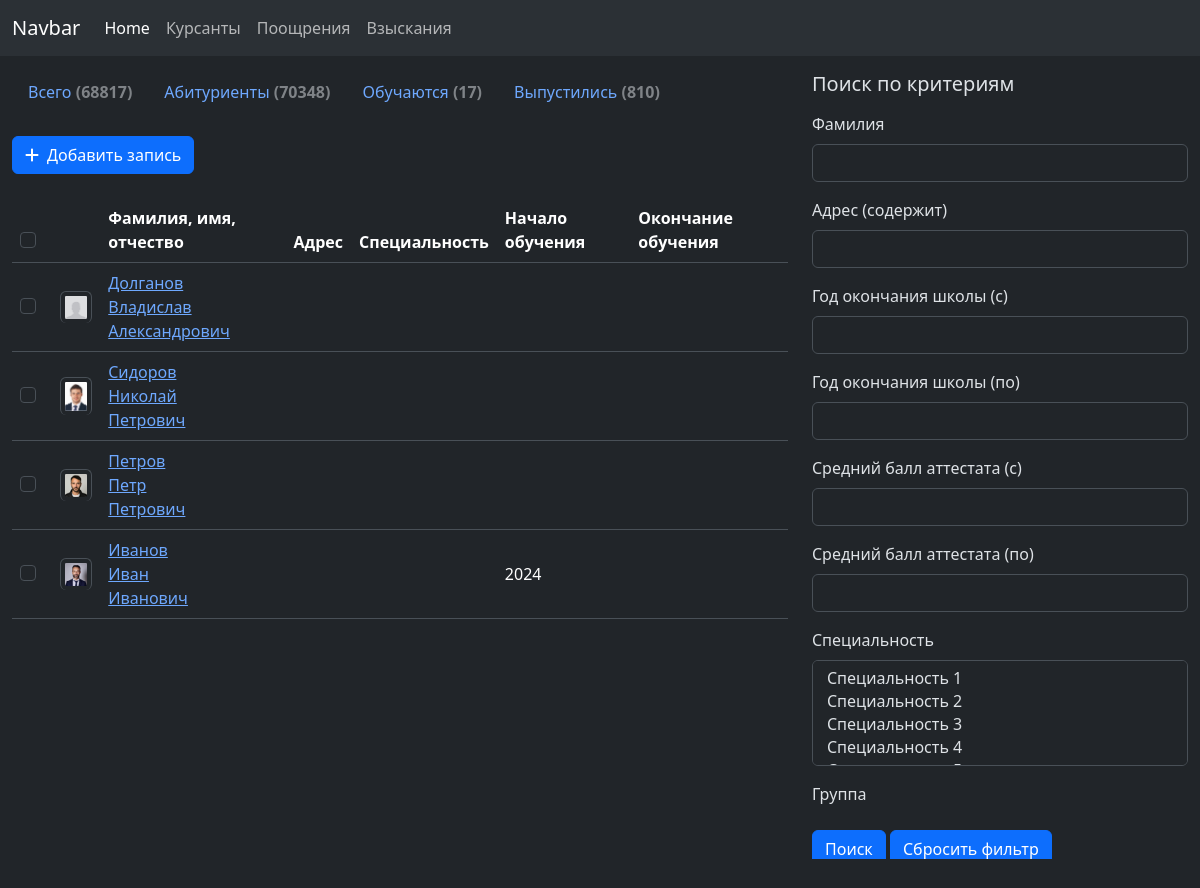
/kis/cadets, run on an earlier commit of the app's database.
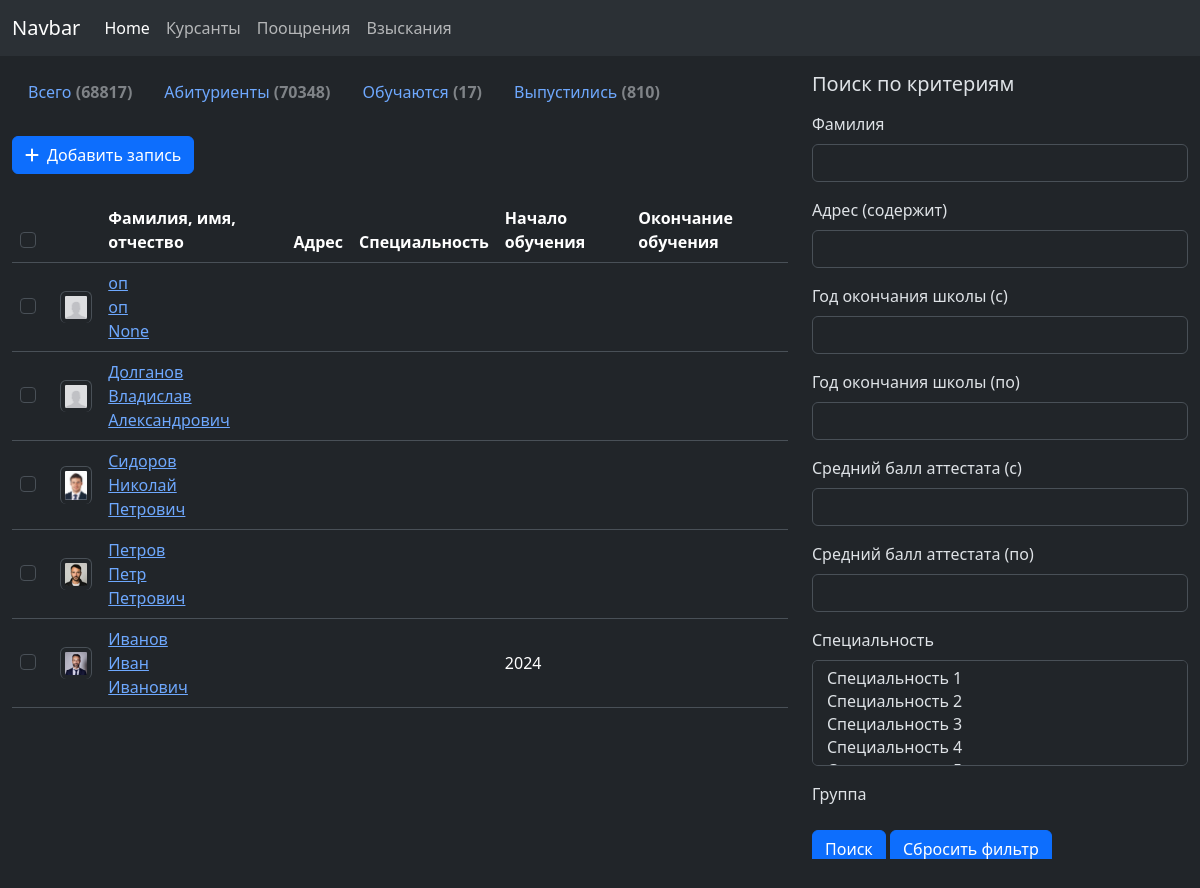
And on a later commit of the database.
### kis/models.py (models this page shows, shortened)
class Cadet(models.Model):
    category = models.ForeignKey(CadetCategory, on_delete=models.SET_NULL, verbose_name="Категория", blank=True,
                                 null=True)
    last_name_rus = models.CharField(max_length=30, verbose_name="Фамилия (рус)", blank=True, null=True)
    first_name_rus = models.CharField(max_length=30, verbose_name="Имя (рус)", blank=True, null=True)
    patronymic_rus = models.CharField(max_length=30, verbose_name="Отчество (рус)", blank=True, null=True)
    last_name_bel = models.CharField(max_length=30, verbose_name="Фамилия (бел)", blank=True, null=True)
    first_name_bel = models.CharField(max_length=30, verbose_name="Имя (бел)", blank=True, null=True)
    patronymic_bel = models.CharField(max_length=30, verbose_name="Отчество (бел)", blank=True, null=True)
    last_name_en = models.CharField(max_length=30, verbose_name="Фамилия (англ)", blank=True, null=True)
    first_name_en = models.CharField(max_length=30, verbose_name="Имя (англ)", blank=True, null=True)
    patronymic_en = models.CharField(max_length=30, verbose_name="Отчество (англ)", blank=True, null=True)
    date_of_birth = models.DateField(verbose_name="Дата рождения", blank=True, null=True)
    place_of_birth = models.TextField(verbose_name="Место рождения", blank=True, null=True)
    photo = models.ImageField(upload_to='media/cadets/', verbose_name="Фото", blank=True, null=True)
    address_residence = models.TextField(verbose_name="Место жительства (проживания)", blank=True, null=True)
    address_registration = models.TextField(verbose_name="Место жительства (регистрация)", blank=True, null=True)
    phone_number = models.CharField(max_length=30, verbose_name="Номер телефона", blank=True, null=True)
    personal_number_mvd = models.CharField(max_length=50, verbose_name="Личный номер", blank=True, null=True)
    marital_status = models.ForeignKey(MaritalStatus, verbose_name="Семейное положение", on_delete=models.SET_NULL,
                                       blank=True, null=True)
    passport_number = models.CharField(max_length=100, verbose_name="Номер паспорта", blank=True, null=True)
    passport_issue_date = models.DateField(verbose_name="Дата выдачи паспорта", blank=True, null=True)
    passport_validity_period = models.DateField(verbose_name="Срок окончания действия паспорта", blank=True, null=True)
    passport_issue_authority = models.ForeignKey(PassportIssueAuthority, verbose_name="Орган выдачи паспорта",
                                                 on_delete=models.SET_NULL, blank=True, null=True)
    identification_number = models.CharField(max_length=100, verbose_name="Идентификационный номер", blank=True,
                                             null=True)
    father_last_name = models.CharField(max_length=30, verbose_name="Отец - фамилия", blank=True, null=True)
    father_first_name = models.CharField(max_length=30, verbose_name="Отец - имя", blank=True, null=True)
    father_patronymic = models.CharField(max_length=30, verbose_name="Отец - отчество", blank=True, null=True)
    father_date_of_birth = models.DateField(verbose_name="Отец - дата рождения", blank=True, null=True)
    father_place_of_work = models.TextField(verbose_name="Отец - место работы", blank=True, null=True)
    father_phone_number = models.CharField(max_length=30, verbose_name="Отец - номер телефона", blank=True, null=True)
    mother_last_name = models.CharField(max_length=30, verbose_name="Мать - фамилия", blank=True, null=True)
    mother_first_name = models.CharField(max_length=30, verbose_name="Мать - имя", blank=True, null=True)
    mother_patronymic = models.CharField(max_length=30, verbose_name="Мать - отчество", blank=True, null=True)
    mother_date_of_birth = models.DateField(verbose_name="Мать - дата рождения", blank=True, null=True)
    mother_place_of_work = models.TextField(verbose_name="Мать - место работы", blank=True, null=True)
    mother_phone_number = models.CharField(max_length=30, verbose_name="Мать - номер телефона", blank=True, null=True)
    foreign_language_was = models.ForeignKey(ForeignLanguage, on_delete=models.SET_NULL,
                                             verbose_name="Иностранный язык (изучаемый в школе)",
                                             blank=True, null=True)
    foreign_language_will_be = models.ForeignKey(ForeignLanguage, on_delete=models.SET_NULL,
                                                 verbose_name="Иностранный язык (изучаемый в школе)",
                                                 blank=True, null=True, related_name='foreign_language_will_be')
    subdivision = models.ForeignKey(Subdivision, verbose_name="Подразделение", on_delete=models.SET_NULL, blank=True,
                                    null=True)
    group = models.ForeignKey(Group, verbose_name="Группа", on_delete=models.SET_NULL, blank=True,
                                    null=True)
    academy_start_year = models.IntegerField(verbose_name="Год поступления", blank=True, null=True)
    academy_end_year = models.IntegerField(verbose_name="Год окончания", blank=True, null=True)
    component_organ = models.ForeignKey(ComponentOrgan, on_delete=models.SET_NULL, verbose_name="Комплектующий орган",
                                        blank=True, null=True)
    entrance_category = models.ForeignKey(EntranceCategory, on_delete=models.SET_NULL,
                                          verbose_name="Категория поступающего",
                                          blank=True, null=True)
    arrived_from_go_rovd = models.ForeignKey(GO_ROVD, on_delete=models.SET_NULL,
                                             verbose_name="Прибыл из ГО-РОВД", blank=True, null=True)
    social_status = models.ForeignKey(SocialStatus, on_delete=models.SET_NULL,
                                      verbose_name="Социальный статус", blank=True, null=True)
    region_for_medical_examination = models.ForeignKey(CountryRegion, on_delete=models.SET_NULL,
                                                       verbose_name="Область (для прохождения мед. комиссии)",
                                                       blank=True, null=True)
    military_office = models.ForeignKey(MilitaryOffice, on_delete=models.SET_NULL,
                                        verbose_name="Военкомат", blank=True, null=True)
    extra_data = models.TextField(verbose_name="Дополнительные данные", blank=True, null=True)
    vpk = models.ForeignKey(VPKCategory, on_delete=models.SET_NULL, verbose_name="Военно-патриотический класс",
                            blank=True, null=True)
    vpk_data = models.TextField(verbose_name="Данные о ВПК", blank=True, null=True)
    aims_to_graduate_with_honors = models.ForeignKey(GraduateWithHonorsCategory,
                                                     verbose_name="Претендует на диплом с отличием",
                                                     on_delete=models.SET_NULL, blank=True, null=True)
    is_class_vpn = models.BooleanField(verbose_name="Класс военно-патриотической направленности", default=False)
    is_class_pn = models.BooleanField(verbose_name="Класс правовой направленности", default=False)
    is_class_other = models.BooleanField(verbose_name="Класс иной направленности", default=False)
    has_achievements_in_sports = models.BooleanField(verbose_name="Достижения в спорте", default=False)
    is_olympiad_winner = models.BooleanField(verbose_name="Победитель республиканских или регионалоных олимпиад",
                                             default=False)
    health_group = models.IntegerField(verbose_name="Группа здоровья", blank=True, null=True)
    ppfl_test = models.ForeignKey(PPFLCategory, verbose_name="ППФЛ категория", on_delete=models.SET_NULL, blank=True,
                                  null=True)
    medical_age_group = models.IntegerField(verbose_name="Медико-возрастная группа", blank=True, null=True)
    needs_increased_attention = models.BooleanField(verbose_name="Требует повышенного внимания", default=False)
    needs_psychological_support = models.BooleanField(verbose_name="Требует психологического сопровождения",
                                                      default=False)
    is_risk_group = models.BooleanField(verbose_name="Группа риска", default=False)
    has_conviction = models.BooleanField(verbose_name="Имеет судимость", default=False)
    has_dactocard = models.BooleanField(verbose_name="Имеет дактокарту", default=False)
    has_gusb_check = models.BooleanField(verbose_name="Имеет проверку ГУСБ", default=False)
    has_employee_in_family = models.BooleanField(verbose_name="Имеет сотрудников в семье", default=False)
    is_orphan = models.BooleanField(verbose_name="Сирота", default=False)
    passed_medical_examination = models.BooleanField(verbose_name="Прошел медицинскую комиссию", default=False)
    passed_medical_examination_extra_data = models.TextField(verbose_name="Медицинская комиссия (доп. данные)",
                                                             blank=True, null=True)
    has_certificate_ideas_for_Belarus = models.BooleanField(verbose_name="Сертификат 100 идей для Беларуси",
                                                            default=False)
    has_certificate_kind_heart = models.BooleanField(verbose_name="Сертификат Доброе сердце", default=False)
    is_employee = models.BooleanField(verbose_name="Является сотрудником", default=False)
    class Meta:
        ordering = ('-id',)
        verbose_name = 'Курсант'
        verbose_name_plural = 'Курсанты'

### kis/views.py (the view)
# urls.py: path('cadets', views.cadet_list, name='cadet-list'),
def cadet_list(request):
    request.session['back_path'] = '/kis/cadets?' + request.META.get('QUERY_STRING')
    qs = Cadet.objects.all()
    if 'o' in request.GET:
        order_query = request.GET['o'].split('.')
        qs = qs.order_by(*order_query)
    f = CadetFilter(request.GET, queryset=qs)
    paginator = Paginator(f.qs, 20)
    page = request.GET.get('page')
    cad_list = paginator.get_page(page)
    return render(request, 'kis/cadet/cadet-list.html',
                  {'cadet_list': cad_list, 'filter': f})

### kis/customMiddleware.py (called while the page is built)
    def __call__(self, request):
        if request.method in METHODS:
            user = request.user if isinstance(request.user, User) else None
        response = self.get_response(request)
        return response

### kis/models.py (called while the page is built)
    def __str__(self):
        return self.speciality_name

### kis/templates/kis/cadet/cadet-list.html (shortened to what the changed rows need)
{% extends 'base.html' %}
{% load static %}
{% block content %}
{% load widget_tweaks %}
    <div class="container-fluid">
        <div class="row">
            <div class="col-8">
                <div class="table-responsive">
                    <table class="table table-hover fw-light">
                        <thead>
                        <tr>
                            <th scope="col">
                                <div class="form-check ">
                                    <input type="checkbox" class="form-check-input" id="exampleCheck1">
                                </div>
                            </th>
                            <th scope="col"></th>
                            <th scope="col">Фамилия, имя, отчество</th>
                            <th scope="col">Адрес</th>
                            <th scope="col">Специальность</th>
                            <th scope="col">Начало обучения</th>
                            <th scope="col">Окончание обучения</th>
                        </tr>
                        </thead>
                        <tbody class="table-borderless">
                        {% for cadet in cadet_list %}
                            <tr class="align-middle">
                                <th scope="row" class="text-center align-middle">
                                    <div class="form-check ">
                                        <input type="checkbox" class="form-check-input" id="exampleCheck1">
                                    </div>
                                </th>
                                <td>
                                    {% if cadet.photo %}
                                        <img src="{{ cadet.photo.url }}" class="img-thumbnail" alt="..."
                                             style="width: 50px;">
                                    {% else %}
                                        <img src="{% static 'kis/img/without_photo.jpg' %}" class="img-thumbnail"
                                             alt="..."
                                             style="width: 50px;">
                                    {% endif %}
                                </td>
                                <td>
                                    <a href="{% url 'kis:cadet-update' cadet.id %}">{{ cadet.last_name_rus }}<br>
                                        {{ cadet.first_name_rus }}<br>{{ cadet.patronymic_rus }}</a>
                                </td>
                                <td>{{ cadet.address }}</td>
                                <td>{{ cadet.speciality|default:"" }}</td>
                                <td>{{ cadet.academy_start_year|default:"" }}</td>
                                <td>{{ cadet.academy_end_year|default:"" }}</td>
                            </tr>
                        {% endfor %}
                        </tbody>
                    </table>
                </div>
            </div>
        </div>
    </div>
{% endblock %}

What changed in the data, as far as the page shows it:
added Cadet: last_name_rus "оп", first_name_rus "оп", patronymic_rus "None"
